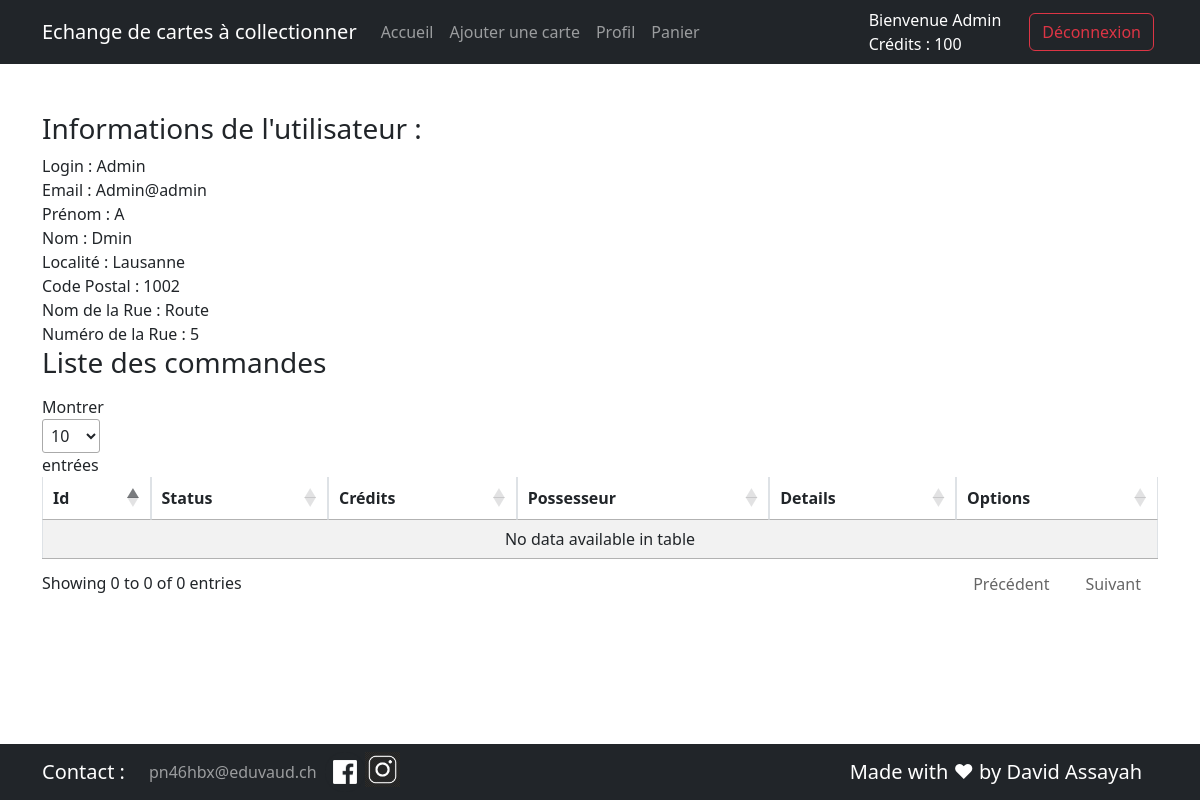
The page /userProfile.php?idUser=4 (signed in) on the database as committed earlier.
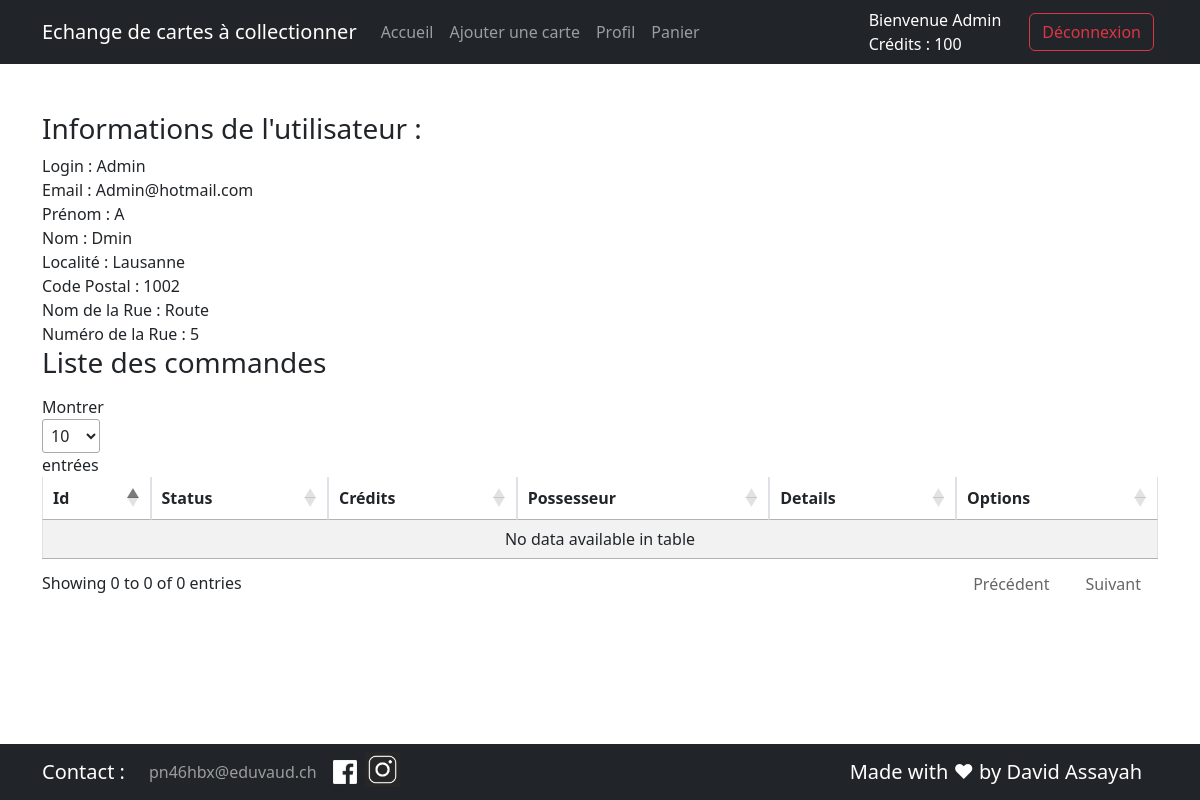
The same page on the database as committed later.
### tables this page shows
CREATE TABLE `t_user` (
  `idUser` int NOT NULL,
  `useLogin` varchar(120) NOT NULL,
  `useEmail` varchar(120) NOT NULL,
  `useFirstName` varchar(120) NOT NULL,
  `useLastName` varchar(120) NOT NULL,
  `useLocality` varchar(120) NOT NULL,
  `usePostalCode` varchar(10) NOT NULL,
  `useStreetName` varchar(255) NOT NULL,
  `useStreetNumber` varchar(10) NOT NULL,
  `usePassword` varchar(64) NOT NULL,
  `useCredits` int UNSIGNED NOT NULL DEFAULT '100',
  `useRole` enum('user','admin') NOT NULL DEFAULT 'user'
);

### config.php (called while the page is built)
<?php
$configs = array(
    'db'      => "mysql",
    'host'    => "localhost",
    'port'    => "6033",
    'dbname'  => "echangeDeCartesACollectionner",
    'charset' => "utf8",
    'user'    => 'root',
);
$configs["dns"] =
$configs["db"] .
":host=" . $configs["host"] .
";dbname=" . $configs["dbname"] .
";charset=" . $configs["charset"] .
";port=" . $configs["port"];
return $configs;

### src/database.php (called while the page is built, shortened)
<?php
class Database
{
    private static $instance = null;
    private $connector;
    private function __construct()
    {
        include(__DIR__ . "/utils.php");
        $configs = include(__DIR__ . "/../config.php");
        try {
            $this->connector = new PDO(
                $configs['dns'],
                $configs['user'],
                getPassword()
            );
        } catch (PDOException $e) {
            die('Erreur : ' . $e->getMessage());
        }
    }
    public static function getInstance()
    {
        if (self::$instance == null) {
            self::$instance = new self();
        }
        return self::$instance;
    }
    private function queryPrepareExecute($query, $binds)
    {
        $req = $this->connector->prepare($query);
        foreach ($binds as $bind => $value) {
            $req->bindValue($bind, $value);
        };
        $req->execute();
        return $req;
    }
    private function formatData($req)
    {
        return $req->fetchALL(PDO::FETCH_ASSOC);
    }
    public function getOneUser($id)
    {
        $query = "SELECT * FROM t_user WHERE idUser = :id";
        $bind = array('id' => $id);
        $req = $this->queryPrepareExecute($query, $bind);
        $OneUser = $this->formatData($req);
        return $OneUser[0];
    }
}

### src/utils.php (called while the page is built)
<?php
function getPassword()
{
    $readJSONFile = file_get_contents(__DIR__ . "/../secrets.json");
    $array = json_decode($readJSONFile, TRUE);
    return $array["password"];
}

### src/userProfile.php (the view, shortened to what this page needs)
<?php
include("header.php");
$OneUser = $db->getOneUser($_GET["idUser"]);
?>
<!DOCTYPE html>
<html lang="fr">
<head>
    <link href="./css/style.css" rel="stylesheet">
    <link href="https://cdn.jsdelivr.net/npm/bootstrap@5.3.0-alpha3/dist/css/bootstrap.min.css" rel="stylesheet">
    <link rel="stylesheet" href="https://cdn.datatables.net/1.13.4/css/jquery.dataTables.css" />
</head>
<body>
    <fieldset class="mb-3 mt-5">
        <div class="container">
            <div class="user-body">
                <h3>Informations de l'utilisateur : </h3>
                <?php echo
                "Login : " . $OneUser["useLogin"] . "<br>" .
                    "Email : " . $OneUser["useEmail"] . "<br>" .
                    "Prénom : " . $OneUser["useFirstName"] . "<br>" .
                    "Nom : " . $OneUser["useLastName"] . "<br>" .
                    "Localité : " . $OneUser["useLocality"] . "<br>" .
                    "Code Postal : " . $OneUser["usePostalCode"] . "<br>" .
                    "Nom de la Rue : " . $OneUser["useStreetName"] . "<br>" .
                    "Numéro de la Rue : " . $OneUser["useStreetNumber"] . "<br>"
                ?>
                <h3 class="mb-3">Liste des commandes</h3>
                <table id="sortTable" class="table table-striped table-bordered table-sm" cellspacing="0" width="100%">
                    <thead>
                        <tr>
                            <th class="th-sm">
                                Id
                            </th>
                            <th class="th-sm">
                                Status
                            </th>
                            <th class="th-sm">
                                Crédits
                            </th>
                            <th class="th-sm">
                                Possesseur
                            </th>
                            <th class="th-sm">
                                Details
                            </th>
                            <th class="th-sm">
                                Options
                            </th>
                        </tr>
                    </thead>
                    <tbody>
                    </tbody>
                </table>
            </div>
        </div>
    </fieldset>
</body>
</html>
<?php include("footer.php"); ?>

Rows that differ between the two databases and show on the page:
changed t_user "Admin": useEmail "Admin@admin" → "Admin@hotmail.com"
